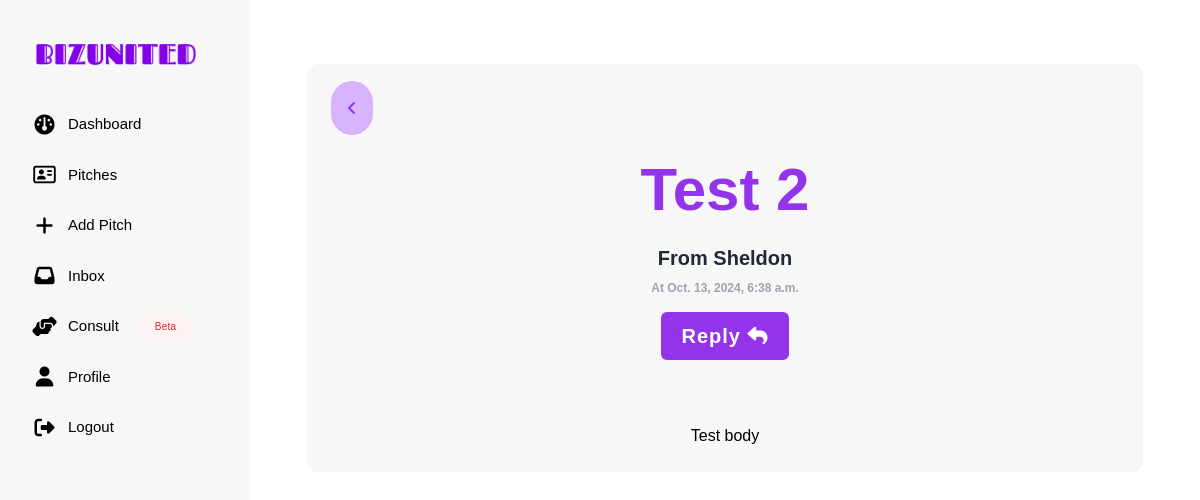
The page /messaging/inbox/85800687-63ba-42d7-8351-30b0621d38e8/ (signed in) on the database as committed earlier.
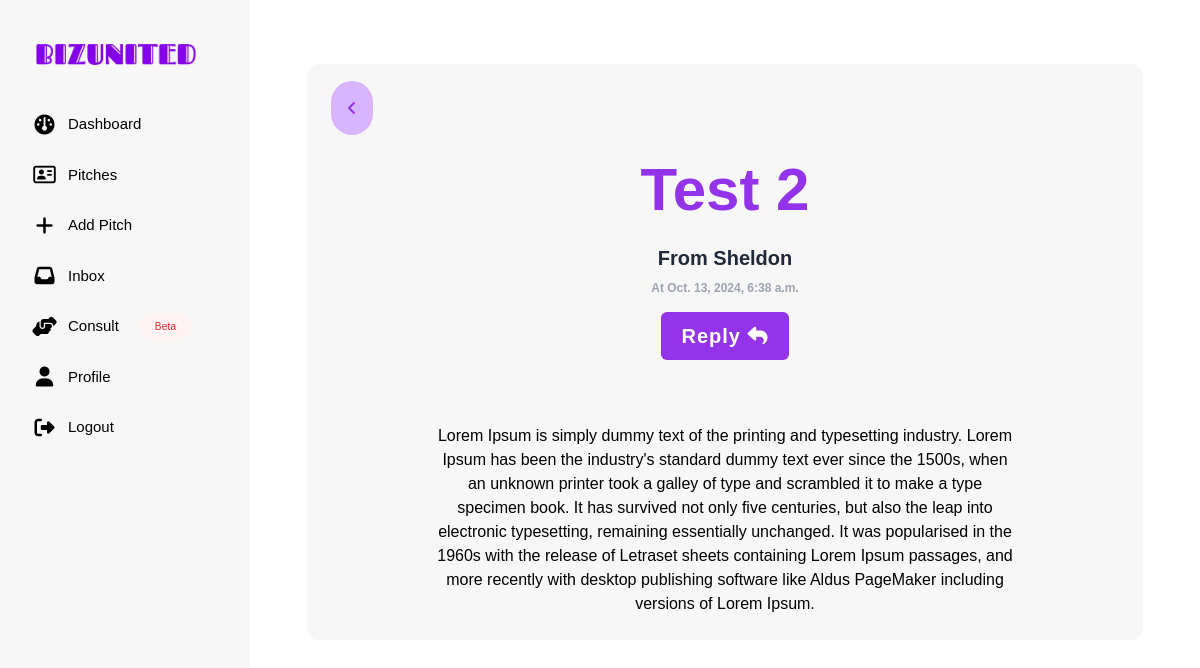
The same page on the database as committed later.
### communications/models.py (models this page shows, shortened)
class Message(models.Model):
    sender = models.ForeignKey(Profile, on_delete=models.SET_NULL, blank=True, null=True)
    recipient = models.ForeignKey(Profile, on_delete=models.SET_NULL, blank=True, null=True, related_name='messages')
    is_read = models.BooleanField(default=False, null=True)
    name = models.CharField(max_length=200, null=True, blank=True)
    subject = models.CharField(max_length=200, null=True, blank=True)
    email = models.EmailField(max_length=200, null=True, blank=True)
    body = models.TextField()
    created = models.DateTimeField(auto_now_add=True)
    id = models.UUIDField(default=uuid.uuid4, primary_key=True, unique=True, editable=False)
    ordering = ['-created']

### communications/views.py (the view)
# urls.py: path('inbox/<str:pk>/', views.message, name = 'single-message'),
@login_required(login_url='login')
def message(request, pk):
    message = Message.objects.get(id=pk)
    if message.is_read == False:
        message.is_read = True
        message.save()
    return render(request, 'communications/message.html', {'message': message})

### communications/templates/communications/message.html
{% extends "main.html" %} {% load static %} {% block content %}
<div class="flex">
  {% if user.profile.entrepreneur %}
  {% include "side-nav-ent.html" %}
  {% elif user.profile.investor %}
  {% include "side-nav-inv.html" %}
  {% endif %}
  <div class="mt-16 flex items-start justify-center w-[100%]">
    <div
      class="bg-[#f7f7f8] rounded-xl w-[88%] flex-col justify-center items-center"
    >
      <a
        href="{% url 'inbox' %}"
        class="relative top-8 left-6 rounded-full bg-purple-300 p-4"
        ><i class="fa-solid fa-angle-left text-purple-600"></i
      ></a>
      <div class="max-w-4xl mx-auto font-[sans-serif] py-6 px-32 mt-12">
        <div class="text-center mb-16">
          <h1 class="text-6xl font-extrabold text-purple-600">
            {{message.subject}}
          </h1>
          <h4 class="text-xl text-gray-800 font-semibold mt-6">
            From {{message.name}}
          </h4>
          <p class="text-xs text-gray-400 font-semibold mt-2">
            At {{message.created}}
          </p>
          <a href="{% url 'sendMessage' message.sender.id %}">
            <button
              type="submit"
              id="submit"
              class="mt-4 py-2.5 px-5 text-xl font-semibold tracking-wider rounded-md text-white bg-purple-600 hover:bg-purple-700 focus:outline-none cursor-pointer"
            >
              Reply <i class="fa fa-reply" aria-hidden="true"></i>
            </button>
          </a>
        </div>
        <div class="overflow-x-auto font-[sans-serif]">
          <p class="text-center">{{message.body}}</p>
        </div>
      </div>
    </div>
  </div>
</div>
{% endblock content %}

Rows that differ between the two databases and show on the page:
changed Message "Test 2": body "Test body" → "Lorem Ipsum is simply dummy text of the printing and typesetting industry. Lorem Ipsum has been the industry's standard dummy text ever since the 1500s, when an unknown printer took a galley of type and scrambled it to make a type specimen book. It has survived not only five centuries, but also the leap into electronic typesetting, remaining essentially unchanged. It was popularised in the 1960s with the release of Letraset sheets containing Lorem Ipsum passages, and more recently with desktop publishing software like Aldus PageMaker including versions of Lorem Ipsum."
